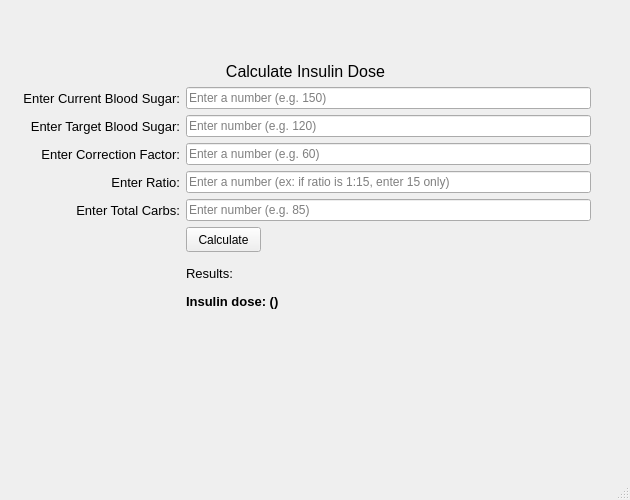
<?xml version="1.0" encoding="UTF-8"?>
<ui version="4.0">
 <class>MainWindow</class>
 <widget class="QMainWindow" name="MainWindow">
  <property name="geometry">
   <rect>
    <x>0</x>
    <y>0</y>
    <width>630</width>
    <height>500</height>
   </rect>
  </property>
  <property name="sizePolicy">
   <sizepolicy hsizetype="Expanding" vsizetype="Expanding">
    <horstretch>0</horstretch>
    <verstretch>0</verstretch>
   </sizepolicy>
  </property>
  <property name="minimumSize">
   <size>
    <width>630</width>
    <height>500</height>
   </size>
  </property>
  <property name="maximumSize">
   <size>
    <width>630</width>
    <height>500</height>
   </size>
  </property>
  <property name="windowTitle">
   <string>MainWindow</string>
  </property>
  <property name="styleSheet">
   <string notr="true">Fusion</string>
  </property>
  <widget class="QWidget" name="centralwidget">
   <property name="enabled">
    <bool>true</bool>
   </property>
   <property name="minimumSize">
    <size>
     <width>0</width>
     <height>0</height>
    </size>
   </property>
   <widget class="QWidget" name="verticalLayoutWidget">
    <property name="geometry">
     <rect>
      <x>0</x>
      <y>0</y>
      <width>611</width>
      <height>494</height>
     </rect>
    </property>
    <layout class="QVBoxLayout" name="verticalLayout_2" stretch="0,0">
     <property name="leftMargin">
      <number>20</number>
     </property>
     <property name="topMargin">
      <number>10</number>
     </property>
     <property name="rightMargin">
      <number>20</number>
     </property>
     <property name="bottomMargin">
      <number>0</number>
     </property>
     <item>
      <widget class="QLabel" name="label_main_calculate_insulin">
       <property name="minimumSize">
        <size>
         <width>570</width>
         <height>20</height>
        </size>
       </property>
       <property name="font">
        <font>
         <pointsize>12</pointsize>
        </font>
       </property>
       <property name="text">
        <string>Calculate Insulin Dose</string>
       </property>
       <property name="alignment">
        <set>Qt::AlignBottom|Qt::AlignHCenter</set>
       </property>
      </widget>
     </item>
     <item>
      <layout class="QFormLayout" name="formLayout_5">
       <property name="labelAlignment">
        <set>Qt::AlignRight|Qt::AlignTrailing|Qt::AlignVCenter</set>
       </property>
       <property name="formAlignment">
        <set>Qt::AlignLeading|Qt::AlignLeft|Qt::AlignVCenter</set>
       </property>
       <item row="0" column="0">
        <widget class="QLabel" name="label_enter_current_blood_sugar">
         <property name="minimumSize">
          <size>
           <width>160</width>
           <height>20</height>
          </size>
         </property>
         <property name="font">
          <font>
           <pointsize>10</pointsize>
          </font>
         </property>
         <property name="text">
          <string>Enter Current Blood Sugar:</string>
         </property>
         <property name="alignment">
          <set>Qt::AlignRight|Qt::AlignTrailing|Qt::AlignVCenter</set>
         </property>
        </widget>
       </item>
       <item row="1" column="0">
        <widget class="QLabel" name="label_enter_target_blood_sugar">
         <property name="minimumSize">
          <size>
           <width>160</width>
           <height>20</height>
          </size>
         </property>
         <property name="font">
          <font>
           <pointsize>10</pointsize>
          </font>
         </property>
         <property name="text">
          <string>Enter Target Blood Sugar:</string>
         </property>
         <property name="alignment">
          <set>Qt::AlignRight|Qt::AlignTrailing|Qt::AlignVCenter</set>
         </property>
        </widget>
       </item>
       <item row="1" column="1">
        <widget class="QLineEdit" name="textEnter_target_blood_sugar">
         <property name="minimumSize">
          <size>
           <width>400</width>
           <height>20</height>
          </size>
         </property>
         <property name="focusPolicy">
          <enum>Qt::StrongFocus</enum>
         </property>
         <property name="inputMask">
          <string comment="9"/>
         </property>
         <property name="placeholderText">
          <string>Enter number (e.g. 120)</string>
         </property>
        </widget>
       </item>
       <item row="0" column="1">
        <widget class="QLineEdit" name="textEnter_current_blood_sugar">
         <property name="minimumSize">
          <size>
           <width>400</width>
           <height>20</height>
          </size>
         </property>
         <property name="focusPolicy">
          <enum>Qt::StrongFocus</enum>
         </property>
         <property name="inputMask">
          <string comment="9"/>
         </property>
         <property name="placeholderText">
          <string>Enter a number (e.g. 150)</string>
         </property>
        </widget>
       </item>
       <item row="2" column="1">
        <widget class="QLineEdit" name="textEnter_correction_factor">
         <property name="minimumSize">
          <size>
           <width>400</width>
           <height>20</height>
          </size>
         </property>
         <property name="focusPolicy">
          <enum>Qt::StrongFocus</enum>
         </property>
         <property name="inputMask">
          <string comment="9"/>
         </property>
         <property name="text">
          <string/>
         </property>
         <property name="placeholderText">
          <string>Enter a number (e.g. 60)</string>
         </property>
        </widget>
       </item>
       <item row="3" column="1">
        <widget class="QLineEdit" name="textEnter_ratio">
         <property name="minimumSize">
          <size>
           <width>400</width>
           <height>20</height>
          </size>
         </property>
         <property name="focusPolicy">
          <enum>Qt::StrongFocus</enum>
         </property>
         <property name="inputMask">
          <string comment="9"/>
         </property>
         <property name="placeholderText">
          <string>Enter a number (ex: if ratio is 1:15, enter 15 only)</string>
         </property>
        </widget>
       </item>
       <item row="2" column="0">
        <widget class="QLabel" name="label_enter_correction_factor">
         <property name="minimumSize">
          <size>
           <width>160</width>
           <height>20</height>
          </size>
         </property>
         <property name="font">
          <font>
           <pointsize>10</pointsize>
          </font>
         </property>
         <property name="text">
          <string>Enter Correction Factor:</string>
         </property>
         <property name="alignment">
          <set>Qt::AlignRight|Qt::AlignTrailing|Qt::AlignVCenter</set>
         </property>
        </widget>
       </item>
       <item row="3" column="0">
        <widget class="QLabel" name="label_enter_ratio">
         <property name="minimumSize">
          <size>
           <width>160</width>
           <height>20</height>
          </size>
         </property>
         <property name="font">
          <font>
           <pointsize>10</pointsize>
          </font>
         </property>
         <property name="text">
          <string>Enter Ratio:</string>
         </property>
         <property name="alignment">
          <set>Qt::AlignRight|Qt::AlignTrailing|Qt::AlignVCenter</set>
         </property>
        </widget>
       </item>
       <item row="4" column="0">
        <widget class="QLabel" name="label_enter_total_carbs">
         <property name="minimumSize">
          <size>
           <width>160</width>
           <height>20</height>
          </size>
         </property>
         <property name="font">
          <font>
           <pointsize>10</pointsize>
          </font>
         </property>
         <property name="text">
          <string>Enter Total Carbs:</string>
         </property>
         <property name="alignment">
          <set>Qt::AlignRight|Qt::AlignTrailing|Qt::AlignVCenter</set>
         </property>
        </widget>
       </item>
       <item row="4" column="1">
        <widget class="QLineEdit" name="textEnter_total_carbs">
         <property name="minimumSize">
          <size>
           <width>400</width>
           <height>20</height>
          </size>
         </property>
         <property name="focusPolicy">
          <enum>Qt::StrongFocus</enum>
         </property>
         <property name="styleSheet">
          <string notr="true"/>
         </property>
         <property name="inputMask">
          <string comment="9"/>
         </property>
         <property name="placeholderText">
          <string>Enter number (e.g. 85)</string>
         </property>
        </widget>
       </item>
       <item row="5" column="1">
        <widget class="QPushButton" name="button_calculate">
         <property name="minimumSize">
          <size>
           <width>75</width>
           <height>25</height>
          </size>
         </property>
         <property name="maximumSize">
          <size>
           <width>75</width>
           <height>25</height>
          </size>
         </property>
         <property name="text">
          <string>Calculate</string>
         </property>
        </widget>
       </item>
       <item row="6" column="1">
        <widget class="QLabel" name="label_title_results">
         <property name="minimumSize">
          <size>
           <width>400</width>
           <height>30</height>
          </size>
         </property>
         <property name="maximumSize">
          <size>
           <width>16777215</width>
           <height>30</height>
          </size>
         </property>
         <property name="font">
          <font>
           <pointsize>10</pointsize>
          </font>
         </property>
         <property name="text">
          <string>Results:</string>
         </property>
         <property name="alignment">
          <set>Qt::AlignLeading|Qt::AlignLeft|Qt::AlignVCenter</set>
         </property>
        </widget>
       </item>
       <item row="7" column="1">
        <widget class="QLabel" name="label_update_display_insulin_dose">
         <property name="minimumSize">
          <size>
           <width>400</width>
           <height>200</height>
          </size>
         </property>
         <property name="font">
          <font>
           <pointsize>10</pointsize>
          </font>
         </property>
         <property name="text">
          <string>&lt;html&gt;&lt;head/&gt;&lt;body&gt;&lt;p&gt;&lt;span style=&quot; font-weight:600;&quot;&gt;Insulin dose: ()&lt;/span&gt;&lt;/p&gt;&lt;/body&gt;&lt;/html&gt;</string>
         </property>
         <property name="alignment">
          <set>Qt::AlignLeading|Qt::AlignLeft|Qt::AlignTop</set>
         </property>
         <property name="wordWrap">
          <bool>true</bool>
         </property>
        </widget>
       </item>
      </layout>
     </item>
    </layout>
   </widget>
  </widget>
  <widget class="QStatusBar" name="statusbar"/>
 </widget>
 <resources/>
 <connections/>
</ui>
